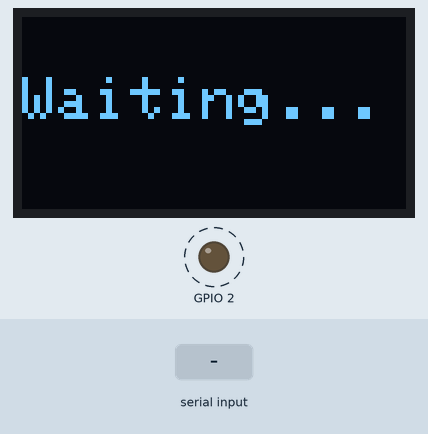
Recording of a sketch running on a simulated ESP32. Parts: 128×64 one-colour display, output pins drawn as LEDs (lit = HIGH). Dashed ring = blinking. The inputs (shaded band) are chosen by the test bench. What the sketch prints to the serial monitor is not drawn.

Above: at 0.2 s.
1.3 s: "1\n" received over Serial
Timing chart, 0 to 10.3 s (numbered marks = the images above; inputs shaded):
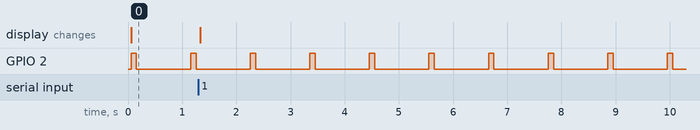

The sketch:

sketch.ino
```cpp
#include <Arduino.h>
#include <Wire.h>
#include <Adafruit_GFX.h>
#include <Adafruit_SSD1306.h>
#include <ArduinoJson.h>

#define SCREEN_WIDTH 128
#define SCREEN_HEIGHT 64

Adafruit_SSD1306 display(SCREEN_WIDTH, SCREEN_HEIGHT, &Wire, -1);

// RTOS Handles
QueueHandle_t commandQueue;
TaskHandle_t t_Input;
TaskHandle_t t_Display;
TaskHandle_t t_Blink;

// Shared Global Variable
int currentDelay = 1000; // Default 1 second blink

// Data Structure for the Queue
struct Command {
  char text[20];
  int blinkRate;
};

// ==========================================
// TASK 1: THE HEART (Blink LED)
// ==========================================
void HeartTask(void *pvParameters) {
  pinMode(2, OUTPUT);

  for (;;) {
    digitalWrite(2, HIGH);
    vTaskDelay(100 / portTICK_PERIOD_MS);   // LED ON for 100 ms

    digitalWrite(2, LOW);
    vTaskDelay(currentDelay / portTICK_PERIOD_MS); // Blink interval
  }
}

// ==========================================
// TASK 2: THE EAR (Serial Input)
// ==========================================
void InputTask(void *pvParameters) {
  Serial.begin(115200);

  for (;;) {
    if (Serial.available() > 0) {
      String input = Serial.readStringUntil('\n');
      input.trim();

      StaticJsonDocument<200> doc;
      DeserializationError error = deserializeJson(doc, input);

      if (!error) {
        Command cmd;

        // Extract data from JSON
        strlcpy(cmd.text, doc["msg"] | "NULL", sizeof(cmd.text));
        cmd.blinkRate = doc["delay"] | 1000;

        // Send to Queue
        xQueueSend(commandQueue, &cmd, portMAX_DELAY);

        Serial.println("Command sent to queue!");
      } else {
        Serial.println("JSON Error");
      }
    }

    vTaskDelay(50 / portTICK_PERIOD_MS);
  }
}

// ==========================================
// TASK 3: THE FACE (OLED Display)
// ==========================================
void DisplayTask(void *pvParameters) {
  Command receivedCmd;

  if (!display.begin(SSD1306_SWITCHCAPVCC, 0x3C)) {
    for (;;);
  }

  // Initial Screen
  display.clearDisplay();
  display.setTextSize(2);
  display.setTextColor(SSD1306_WHITE);
  display.setCursor(0, 20);
  display.println("Waiting...");
  display.display();

  for (;;) {
    // Wait indefinitely for data from Queue
    if (xQueueReceive(commandQueue, &receivedCmd, portMAX_DELAY)) {

      // Update global variable for HeartTask
      currentDelay = receivedCmd.blinkRate;

      // Update OLED
      display.clearDisplay();
      display.setCursor(0, 20);
      display.println(receivedCmd.text);
      display.display();

      Serial.println("Screen Updated.");
    }
  }
}

void setup() {
  // Create Queue
  commandQueue = xQueueCreate(5, sizeof(Command));

  // Create Tasks
  xTaskCreate(InputTask, "Input Task", 4096, NULL, 2, &t_Input);
  xTaskCreate(DisplayTask, "Display Task", 4096, NULL, 1, &t_Display);
  xTaskCreate(HeartTask, "Heart Task", 2048, NULL, 3, &t_Blink);
}

void loop() {}
```

Measured:
- by itself, GPIO 2: alternates HIGH for 0.10 s and LOW for 1.0 s
